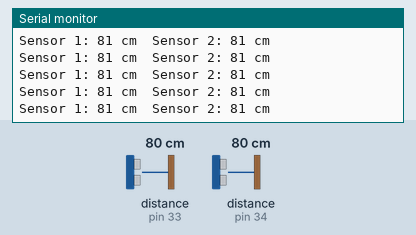
Recording of a sketch running on a simulated Arduino Uno, built with avr-gcc and run on an emulated ATmega328P. On the bench: the last lines printed to the serial monitor. The inputs (shaded band) are chosen by the test bench; at power-on: distance to the obstacle (sensors on pin 33, pin 34) 80 cm. The echo pulse lasts 58.3 µs per cm.

Above: at 1.2 s.
1.3 s: distance to the obstacle (sensor on pin 33) set to 2 cm
At 1.35 s:
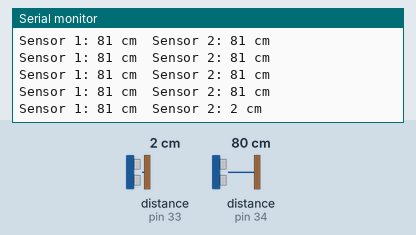
2.8 s: distance to the obstacle (sensor on pin 34) set to 2 cm
At 2.81 s:
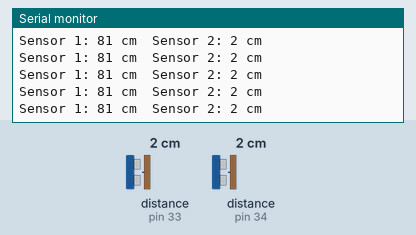
4.3 s: distance to the obstacle (sensor on pin 33) set to 250 cm
At 4.36 s:
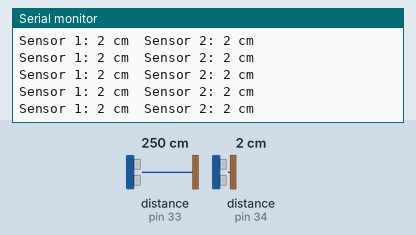
7.3 s: distance to the obstacle (sensor on pin 34) set to 4 cm
At 7.36 s:
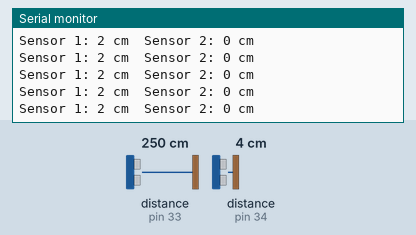
Timing chart, 0 to 9.8 s (numbered marks = the images above; inputs shaded):
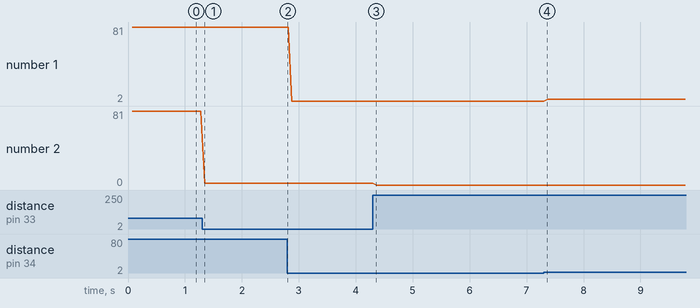

Measured:
- after the input at 1.3 s, the serial monitor: prints a new line after 0.05 s (image 1)
- plotted number 1: 2 → 4 after the input at 7.3 s
- plotted number 2: 2 → 0 after the input at 4.3 s

The sketch:

HyperPruebaSensoresSonicos.ino
```cpp
#include <NewPing.h>

#define TRIG_IZQ 35
#define ECHO_IZQ 34
#define TRIG_DER 32
#define ECHO_DER 33


NewPing sonar1(TRIG_IZQ, ECHO_IZQ, 200);
NewPing sonar2(TRIG_DER, ECHO_DER, 200);

void setup() {

  Serial.begin(115200);

}

void loop() {

delay (50);

unsigned int distance1 = sonar1.ping_cm();
delay (10);
unsigned int distance2 = sonar2.ping_cm();

Serial.print("Sensor 1: ");
Serial.print(distance1);
Serial.print(" cm\tSensor 2: ");
Serial.print(distance2);
Serial.println(" cm");
}
```
